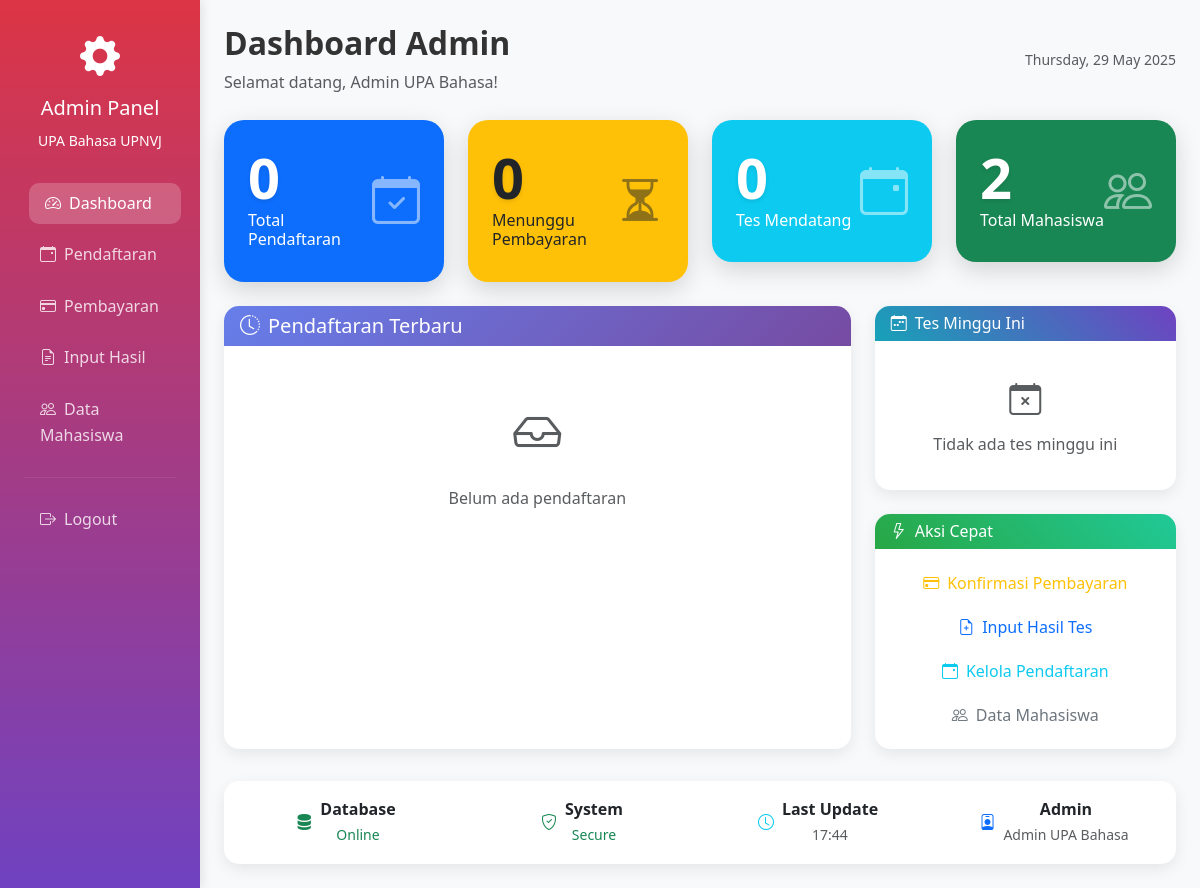
/admin/dashboard.php (signed in), run on an earlier commit of the app's database.
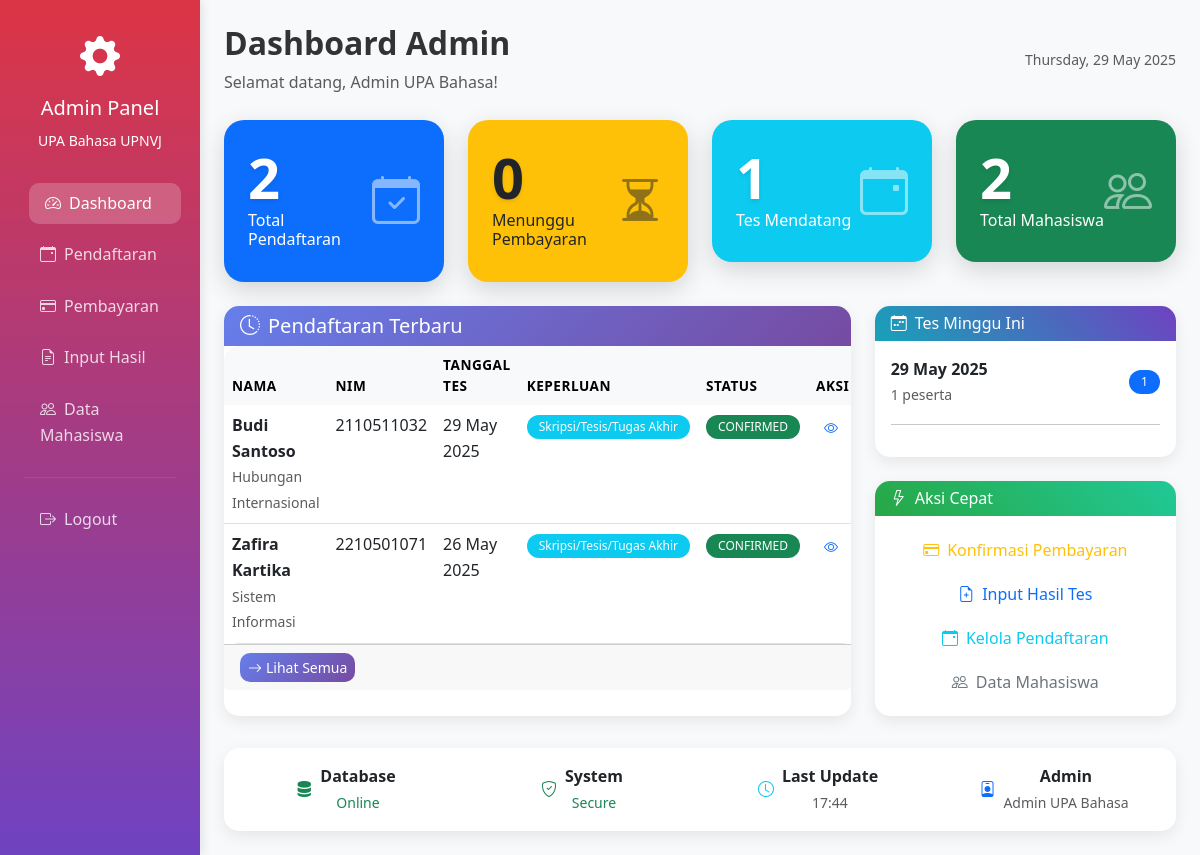
And on a later commit of the database.
### tables this page shows
CREATE TABLE `elpt_registrations` (
  `id` int(11) NOT NULL,
  `user_id` int(11) NOT NULL,
  `test_date` date NOT NULL,
  `purpose` varchar(100) NOT NULL,
  `payment_status` enum('pending','confirmed','rejected') DEFAULT 'pending',
  `billing_number` varchar(50) DEFAULT NULL,
  `created_at` timestamp NOT NULL DEFAULT current_timestamp(),
  `updated_at` timestamp NOT NULL DEFAULT current_timestamp() ON UPDATE current_timestamp()
);

CREATE TABLE `users` (
  `id` int(11) NOT NULL,
  `name` varchar(255) NOT NULL,
  `email` varchar(255) NOT NULL,
  `password` varchar(255) NOT NULL,
  `nim` varchar(10) DEFAULT NULL,
  `role` enum('admin','student') NOT NULL DEFAULT 'student',
  `program` varchar(100) DEFAULT NULL,
  `faculty` varchar(100) DEFAULT NULL,
  `level` enum('D3','S1','S2','S3') DEFAULT NULL,
  `no_telpon` varchar(20) DEFAULT NULL,
  `is_active` tinyint(1) DEFAULT 1,
  `created_at` timestamp NOT NULL DEFAULT current_timestamp(),
  `updated_at` timestamp NOT NULL DEFAULT current_timestamp() ON UPDATE current_timestamp()
);

### config/database.php (called while the page is built, shortened)
<?php
function formatDate($date) {
    return date('d F Y', strtotime($date));
}
?>

### admin/dashboard.php (the view, shortened to what the changed rows need)
<?php
require_once '../config/database.php';
$stats = [];
$stmt = $pdo->query("SELECT COUNT(*) as count FROM elpt_registrations");
$stats['total_registrations'] = $stmt->fetch()['count'];
$stmt = $pdo->query("SELECT COUNT(*) as count FROM elpt_registrations WHERE payment_status = 'pending'");
$stats['pending_payments'] = $stmt->fetch()['count'];
$stmt = $pdo->query("SELECT COUNT(*) as count FROM elpt_registrations WHERE payment_status = 'confirmed' AND test_date >= CURDATE()");
$stats['upcoming_tests'] = $stmt->fetch()['count'];
$stmt = $pdo->query("SELECT COUNT(*) as count FROM users WHERE role = 'student'");
$stats['total_students'] = $stmt->fetch()['count'];
$stmt = $pdo->query("
    SELECT r.*, u.name, u.nim, u.program, u.faculty
    FROM elpt_registrations r
    JOIN users u ON r.user_id = u.id
    ORDER BY r.created_at DESC
    LIMIT 10
");
$recent_registrations = $stmt->fetchAll();
$stmt = $pdo->query("
    SELECT test_date, COUNT(*) as count
    FROM elpt_registrations
    WHERE test_date BETWEEN CURDATE() AND DATE_ADD(CURDATE(), INTERVAL 7 DAY)
    AND payment_status = 'confirmed'
    GROUP BY test_date
    ORDER BY test_date
");
$upcoming_tests = $stmt->fetchAll();
?>
<!DOCTYPE html>
<html lang="id">
<head>
    <link href="https://cdn.jsdelivr.net/npm/bootstrap@5.3.0/dist/css/bootstrap.min.css" rel="stylesheet">
    <link href="https://cdn.jsdelivr.net/npm/bootstrap-icons@1.10.0/font/bootstrap-icons.css" rel="stylesheet">
    <link href="../assets/css/custom.css" rel="stylesheet">
    <link href="../assets/css/admin.css" rel="stylesheet">
</head>
<body class="bg-light">
    <div class="container-fluid">
        <div class="row">
            <div class="col-md-9 col-lg-10 p-4">
                <div class="d-flex justify-content-between align-items-center mb-4">
                    <div>
                        <h2 class="fw-bold">Dashboard Admin</h2>
                    </div>
                </div>
                <div class="row g-4 mb-4">
                    <div class="col-lg-3 col-md-6">
                        <div class="stat-card card bg-primary text-white p-4">
                            <div class="d-flex justify-content-between align-items-center">
                                <div>
                                    <div class="display-4"><?= $stats['total_registrations'] ?></div>
                                    <h6>Total Pendaftaran</h6>
                                </div>
                            </div>
                        </div>
                    </div>
                    <div class="col-lg-3 col-md-6">
                        <div class="stat-card card bg-info text-white p-4">
                            <div class="d-flex justify-content-between align-items-center">
                                <div>
                                    <div class="display-4"><?= $stats['upcoming_tests'] ?></div>
                                    <h6>Tes Mendatang</h6>
                                </div>
                            </div>
                        </div>
                    </div>
                </div>
                <div class="row g-4">
                    <div class="col-lg-8">
                        <div class="card h-100">
                            <div class="card-body p-0">
                                <?php if (empty($recent_registrations)): ?>
                                    <div class="text-center py-5">
                                        <i class="bi bi-inbox text-muted" style="font-size: 3rem;"></i>
                                        <p class="text-muted mt-3">Belum ada pendaftaran</p>
                                    </div>
                                <?php else: ?>
                                    <div class="table-responsive">
                                        <table class="table table-hover mb-0">
                                            <thead class="table-light">
                                                <tr>
                                                    <th>Nama</th>
                                                    <th>NIM</th>
                                                    <th>Tanggal Tes</th>
                                                    <th>Keperluan</th>
                                                    <th>Status</th>
                                                    <th>Aksi</th>
                                                </tr>
                                            </thead>
                                            <tbody>
                                                <?php foreach ($recent_registrations as $reg): ?>
                                                    <tr>
                                                        <td>
                                                            <div>
                                                                <strong><?= htmlspecialchars($reg['name']) ?></strong><br>
                                                                <small class="text-muted"><?= htmlspecialchars($reg['program']) ?></small>
                                                            </div>
                                                        </td>
                                                        <td><?= htmlspecialchars($reg['nim']) ?></td>
                                                        <td><?= formatDate($reg['test_date']) ?></td>
                                                        <td><span class="badge bg-info"><?= htmlspecialchars($reg['purpose']) ?></span></td>
                                                        <td>
                                                            <span class="badge <?=
                                                                $reg['payment_status'] === 'confirmed' ? 'bg-success' :
                                                                ($reg['payment_status'] === 'rejected' ? 'bg-danger' : 'bg-warning')
                                                            ?>">
                                                                <?= strtoupper($reg['payment_status']) ?>
                                                            </span>
                                                        </td>
                                                        <td>
                                                            <div class="btn-group btn-group-sm">
                                                                <a href="registrations.php?id=<?= $reg['id'] ?>" class="btn btn-outline-primary">
                                                                    <i class="bi bi-eye"></i>
                                                                </a>
                                                            </div>
                                                        </td>
                                                    </tr>
                                                <?php endforeach; ?>
                                            </tbody>
                                        </table>
                                    </div>
                                    <div class="card-footer">
                                        <a href="registrations.php" class="btn btn-primary btn-sm">
                                            <i class="bi bi-arrow-right me-1"></i>Lihat Semua
                                        </a>
                                    </div>
                                <?php endif; ?>
                            </div>
                        </div>
                    </div>
                    <div class="col-lg-4">
                        <div class="card mb-4">
                            <div class="card-body">
                                <?php if (empty($upcoming_tests)): ?>
                                    <div class="text-center py-3">
                                        <i class="bi bi-calendar-x text-muted" style="font-size: 2rem;"></i>
                                        <p class="text-muted mt-2 mb-0">Tidak ada tes minggu ini</p>
                                    </div>
                                <?php else: ?>
                                    <?php foreach ($upcoming_tests as $test): ?>
                                        <div class="d-flex justify-content-between align-items-center mb-3">
                                            <div>
                                                <strong><?= formatDate($test['test_date']) ?></strong><br>
                                                <small class="text-muted"><?= $test['count'] ?> peserta</small>
                                            </div>
                                            <span class="badge bg-primary"><?= $test['count'] ?></span>
                                        </div>
                                        <?php if (!next($upcoming_tests)): ?><hr><?php endif; ?>
                                    <?php endforeach; ?>
                                <?php endif; ?>
                            </div>
                        </div>
                    </div>
                </div>
            </div>
        </div>
    </div>
</body>
</html>

What changed in the data, as far as the page shows it:
added elpt_registrations: user.name "Budi Santoso", user.program "Hubungan Internasional", user.nim "2110511032", test_date "29 May 2025", purpose "Skripsi/Tesis/Tugas Akhir", payment_status "CONFIRMED"
added elpt_registrations: user.name "Zafira Kartika", user.program "Sistem Informasi", user.nim "2210501071", test_date "26 May 2025", purpose "Skripsi/Tesis/Tugas Akhir", payment_status "CONFIRMED"
Also different on the page:
$stats['total_registrations']: "0" → "2"
$stats['upcoming_tests']: "0" → "1"
text no longer shown: "Belum ada pendaftaran Tidak ada tes minggu ini"
text now shown: "NAMA NIM TANGGAL TES KEPERLUAN STATUS AKSI Lihat Semua"
new list line: "29 May 2025 1 peserta 1"
